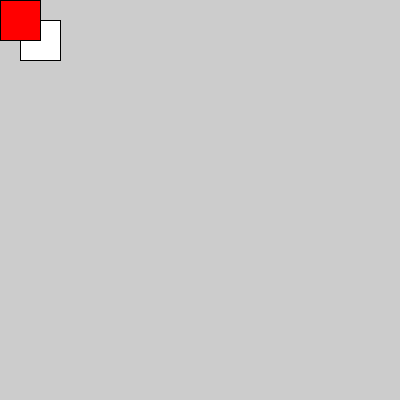
Frame 1 (no input)
Frame 60 (the mouse pressed at the canvas centre just before this capture): identical to frame 1, image omitted
Frame 120 (the mouse held since frame 60 and released just before this capture): identical to frame 1, image omitted

The Processing sketch that drew this single still picture (run headless with seeded random() and noise(); from frame 60 on, the mouse is pressed at the canvas centre):

// Processing sketch: stacks_11
// ── stacks_11.pde
void setup() {
  size(400, 400);
}

void draw() {
  pushMatrix();
  translate(20, 20);
  rect(0, 0, 40, 40);
  popMatrix();
  
  pushStyle();
  fill(255, 0, 0);
  rect(0,0, 40, 40);
  popStyle();
}
